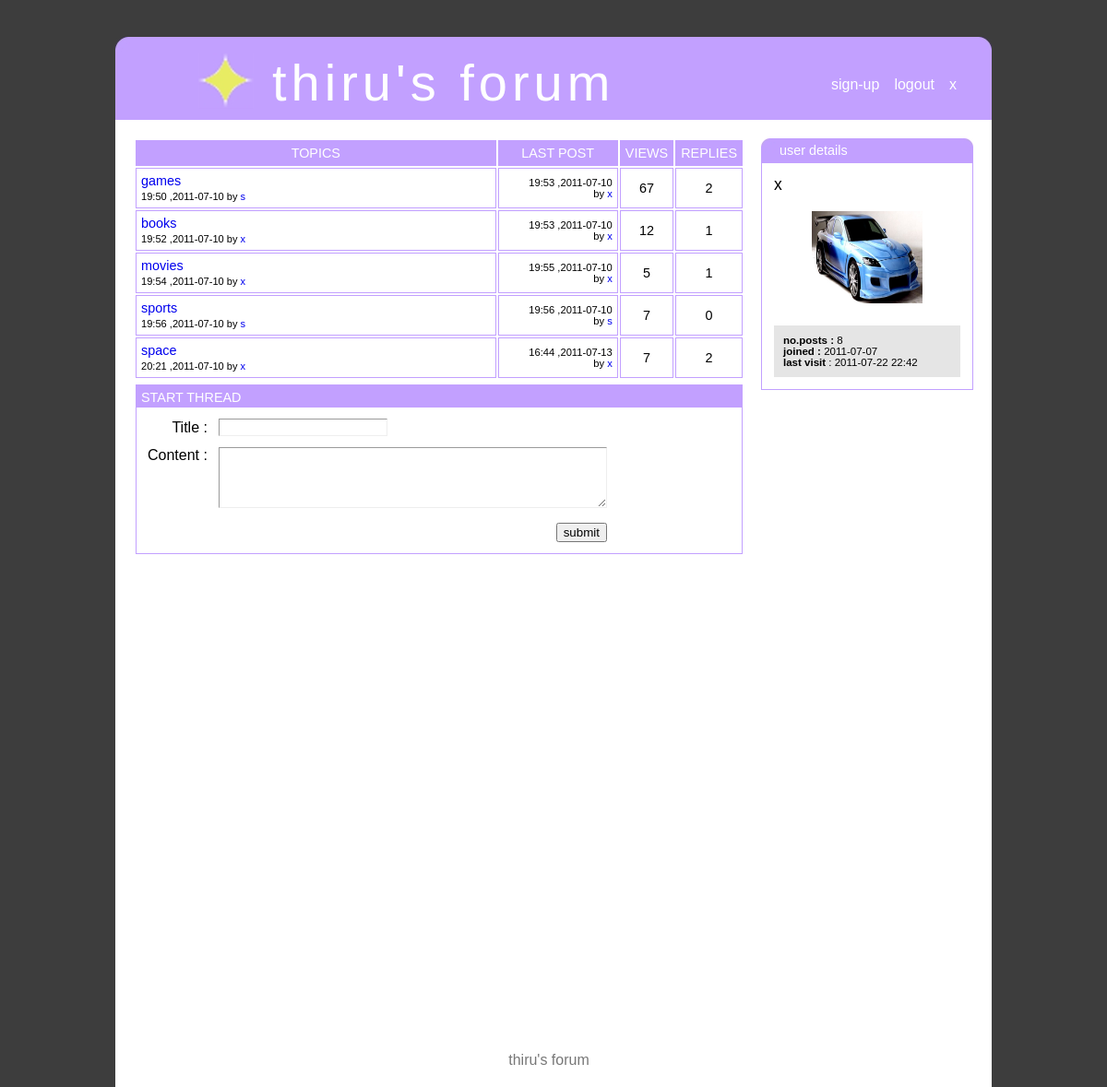
Screenshot of /index.php (signed in) with the database file from the repository.
### tables this page shows
CREATE TABLE IF NOT EXISTS `postx` (
  `post_id` int(11) NOT NULL,
  `parent_id` int(11) NOT NULL,
  `username` varchar(30) NOT NULL,
  `title` varchar(30) NOT NULL,
  `content` text NOT NULL,
  `time` time NOT NULL,
  `date` date NOT NULL
);

CREATE TABLE IF NOT EXISTS `viewx` (
  `parent_id` int(11) NOT NULL,
  `views` int(11) NOT NULL
);

CREATE TABLE IF NOT EXISTS `userx` (
  `username` varchar(30) NOT NULL,
  `gender` varchar(6) NOT NULL,
  `name` varchar(30) NOT NULL,
  `birthday` date NOT NULL,
  `occupation` varchar(30) NOT NULL,
  `interest` text NOT NULL,
  `location` varchar(30) NOT NULL,
  `email` varchar(30) NOT NULL,
  `picture` text NOT NULL,
  `joindate` date NOT NULL,
  `last` timestamp NOT NULL DEFAULT CURRENT_TIMESTAMP ON UPDATE CURRENT_TIMESTAMP
);

### index.php (the view, shortened to what this page needs)
<!DOCTYPE HTML PUBLIC "-//W3C//DTD HTML 4.01//EN"
        "http://www.w3.org/TR/html4/strict.dtd">
<html>
      <head>
            <link href="styx.css" rel="stylesheet" type="text/css">
     </head>
      <body>
         <div id="cz" style="margin-top:40px;text-align:left;">
             <div id="header">
                 <div>
                 <img src="leftcurve.jpeg" style="float:left;">
                 <img src="rightcurve.jpeg" style="float:right;">
                 </div>
                  <br>
                           <div style="margin-left:90px;">
                               <img src="sign.jpeg">
                               <div id="h">thiru's forum</div>
                           </div>
                         <div id="linkx">
                         <ul>
                      <li><a href='signup.php'>sign-up</a></li>
                    <?php
                        if(isset($_SESSION["usrx"]))
                       {
                          echo "<li><a href='logout.php'>logout</a></li>";
                          echo "<li><a href='prox.php?xf=".$_SESSION["usrx"]."'>".$_SESSION["usrx"]."</a></li>";
                      }
                     ?>
                        </ul>
                        </div>
                </div>
       <div id="cont">
                 <div id="leftx">
                 <table id="tablex" >
     <tr id="tr1x"><td width="50%">TOPICS</td><td>LAST POST</td><td>VIEWS</td><td>REPLIES</td>
</tr>
           <?php
            $con2=mysql_connect("localhost","root","") or die(mysql_error());
            $sq5="SELECT * FROM postx WHERE post_id=parent_id ORDER BY parent_id;";
            $res1=mysql_query($sq5,$con2);
            while($row=mysql_fetch_array($res1))
{
               $parent1x=$row["parent_id"];
              $sq3="SELECT count(*) FROM postx WHERE parent_id='{$parent1x}' AND parent_id<>post_id ;";
                  $re2=mysql_query($sq3,$con2);
                  $count=mysql_fetch_assoc($re2);
               foreach($count as $name=>$value)
                     {
                    $re6=$value;
                     }
        $sq4="SELECT * FROM postx WHERE post_id=(SELECT MAX(post_id) FROM postx WHERE parent_id='{$parent1x}');";
$re3=mysql_query($sq4,$con2);
while($count2=mysql_fetch_array($re3))
{
$time2=$count2["time"];
$day2=$count2["date"];
$author2=$count2["username"];
}
$sq10="SELECT views FROM viewx WHERE parent_id=".$row["parent_id"].";";
$re11=mysql_query($sq10,$con2);
$vs=mysql_fetch_array($re11);
$views=$vs["views"];
             echo    " <tr>
  <td width='60%' style='text-align:left;' ><a href='rex.php?xs=".$row["parent_id"]."' >".$row["title"]."</a><br><span style='font-size:77%'>".substr($row["time"],0,5)." ,".$row["date"]." by <a href='prox.php?xf=".$row["username"]."'>".$row["username"]."</a></span>
                        </td>
                        <td style='text-align:right;font-size:70%;' width='20%' >".substr($time2,0,5)." ,".$day2."<br> by <a href='prox.php?xf=".$author2."'>".$author2." </a></td>
                        <td>".$views."</td>
                        <td >".$re6."</td>
</tr>"   ;
       }
             ?>
                 </table>
               <?php
                   if(isset($_SESSION["usrx"]))
                   {
                     echo "  <div id='threadx'>
                         <div id='h3' >
                               <div class='lt'> START THREAD</div>
                          </div>
                    <div id='cthreadx'>
                                  <form >
                             <table>
                                <tr><td align='right'>Title :</td><td><input style='border: 1px inset;' type='text' id='tix' name='titlex'></td><td id='lok1' class='yut'></td></tr>
                                <tr><td valign='top' align='right'>Content :</td><td><textarea style='border: 1px inset;' id='cox' name='contentx' rows='4' cols='50'></textarea></td><td id='lok2' class='yut'></td></tr>
                                 <tr><td colspan='2' align='right'><input type='button' value='submit' onclick='ithread();'></td></tr>
                            </table>
                                  </form>
                     </div>
                             </div>";
                   }
                  else
                      echo "<div id='ct1'><a href='xlogin.php'>login</a> to start a thread</div>";
                ?>
                 </div>
                 <div id="rightx">
                               <div id="h2" >
                           <img src="l2.jpeg" style="float:left;">
                             <img src="r2.jpeg" style="float:right;">
                    <?php      if(isset($_SESSION["usrx"]))
                               {
                                 echo "<div class='lt'>user details</div></div>
                               <div id='logbox'>";
                              }
                         else
                              {
                                 echo "<div class='lt' >login</div></div>
                               <div id='logbox'>";
                               }
                  if(isset($_SESSION["usrx"]))
               {
               $usx5=$_SESSION["usrx"];
              $sq31="SELECT joindate,picture FROM userx WHERE username='{$usx5}';";
              $count31=mysql_query($sq31,$con2) or die(mysql_error());
              $count39=mysql_fetch_array($count31);
              $sq32="SELECT count(*) AS pox FROM postx WHERE username='{$usx5}';";
              $count32=mysql_query($sq32,$con2) or die(mysql_error());
              $count40=mysql_fetch_array($count32);
                    echo "<span class='lt7'>$usx5</span><br><br>
                         <div id='picx' style='text-align:center;'>  <img src='".$count39["picture"]."' height='100' width='120'>  </div>
                         <div class='sd3'>
                        <strong>no.posts : </strong>".$count40["pox"]."<br>
                        <strong>joined : </strong>".$count39["joindate"]."<br>
                        <strong>last visit </strong>: ";
         if(isset($_SESSION["lastd"]))
                 {
                  echo  substr($_SESSION["lastd"],0,-3);
                }
        echo   "
                          </div>  ";
                 }
              else
                 {
                echo    "   <form method='POST' action='login.php'>
                             <tr>
                                         <td>
                            username:
                                         </td>
                             </tr>
                              <tr>
                                          <td>
                            <input type='text' size='19' name='usr'>
                                          </td>
                              </tr>
                              <tr>
                                          <td>
                             password:
                                          </td>
                              </tr>
                              <tr>
                                           <td >
                             <input type='password' size='19' name='pass'>
                                           </td>
                              </tr>
                              <tr>
                                            <td align='right'>
                             <input  type='submit' value='login'>
                                            </td>
                              </tr>
                               <tr>
                                            <td style='padding:15px;' align='center'>
                               <a href='signup.php'>create a new account!</a>
                                            </td>
                               </tr> </form>";}  ?>
                                </div>
                </div>
         </div>
                 <div id="footer">
                     thiru's forum
                 </div>
          </div>
     </body>
</html>

### styx.css (style rules this page uses)
body { margin:0; font-family:verdana,sans-serif; background-color:#3d3d3d; text-align:center; }
#cz { width:950px; background-color:#FFFFFF; display:table; margin:0 auto; }
#header { background-color:#c2a0ff; height:90px; color:#ffffff; }
#cont { background-color:#ffffff; }
#footer { color:#777777; text-align:center; width:900px; display:table; padding:20px; }
#h { margin-top:-65px; margin-left:80px; font-family:ubuntu,verdana,sans-serif; letter-spacing:5px; font-size:3.5em; }
#linkx { float:right; margin-top:-63px; margin-right:30px; }
#linkx li { list-style-type:none; float:left; padding:8px; }
#linkx a { text-decoration:none; color:#ffffff; font-size:16px; }
#logbox { padding:13px; }
#rightx { background-color:#ffffff; float:right; border-left:1px solid #c2a0ff; border-right:1px solid #c2a0ff; border-bottom:1px solid #c2a0ff; width:228px; margin-right:20px; margin-top:20px; margin-bottom:20px; }
#leftx { float:left; margin-top:20px; margin-left:20px; width:660px; background-color:#ffffff; margin-bottom:500px; }
#h2 { margin-left:-1px; background-color:#c2a0ff; height:27px; width:230px; }
#h3 { background-color:#c2a0ff; height:24px; }
.lt { color:#ffffff; padding:5px; font-size:90%; }
#tablex { width:662px; border-collapse:separate; border-spacing:2px; }
#tablex td { padding:5px; border:1px solid #c2a0ff; text-align:center; font-size:90%; }
#tablex td a { text-decoration:none; }
#tr1x td { background-color:#c2a0ff; color:#ffffff; text-align:center; font-size:90%; }
#threadx { border:1px solid #c2a0ff; margin-left:2px; margin-top:5px; background-color:#ffffff; margin-bottom:20px; }
#cthreadx { padding:5px; }
#cthreadx td { padding:5px; }
.sd3 { font-size:72%; background-color:#e5e5e5; padding:10px; }
.lt7 { font-size:110%; }
.yut { font-size:70%; color:red; }
#picx { margin-bottom:20px; }

### rows the page displays
postx: title "games", time "19:50", date "2011-07-10", username "s", postx.time "19:53", postx.date "2011-07-10", postx.username "x", parent.views "67", re6 "2"
postx: title "books", time "19:52", date "2011-07-10", username "x", postx.time "19:53", postx.date "2011-07-10", postx.username "x", parent.views "12", re6 "1"
postx: title "movies", time "19:54", date "2011-07-10", username "x", postx.time "19:55", postx.date "2011-07-10", postx.username "x", parent.views "5", re6 "1"
postx: title "sports", time "19:56", date "2011-07-10", username "s", parent.views "7", re6 "0"
postx: title "space", time "20:21", date "2011-07-10", username "x", postx.time "16:44", postx.date "2011-07-13", postx.username "x", parent.views "7", re6 "2"
userx: picture (picture), joindate "2011-07-07"

### other values shown
$_SESSION["usrx"] "x"
$usx5 "x"
$count40["pox"] "8"
substr($_SESSION["lastd"],0,-3) "2011-07-22 22:42"
